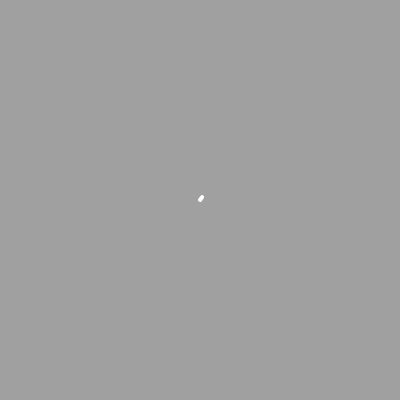
Frame 1 (no input)
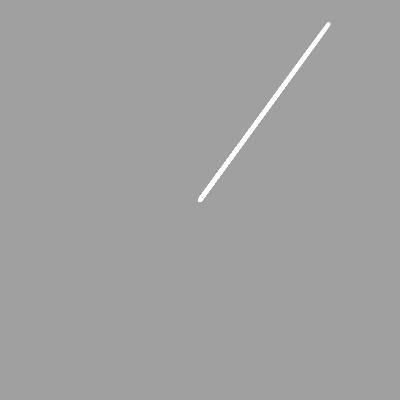
Frame 60 (no input)
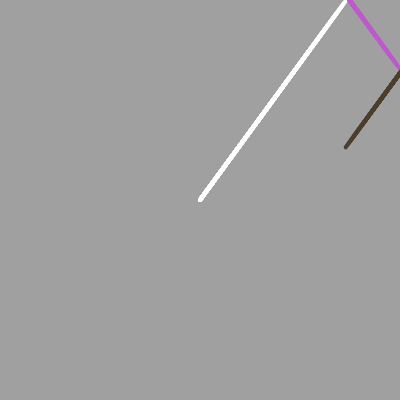
Frame 120 (the mouse pressed at the canvas centre since frame 60)

The p5.js sketch that drew these frames (run headless with seeded random() and noise() and a simulated clock; from frame 60 on, the mouse is pressed at the canvas centre):

// p5.js sketch
// ── sketch.js
//https://github.com/stavrosdidakis/DAT-GAD-405_2017
//https://p5js.org

//DAT405 / GAD405
//07_Bouncing Ball Exercise (Solved)
//For this exercise make sure that the ellipse does not
//appear from the other side, but rather bounds back from the edges
//When it bounces back, it also changes a random color

//Setup of variables
let x = 200; //using lines, we need a starting position
let y = 200;
let px = 200; //and an end position
let py = 200;

let speedX;
let speedY;
let col;

function setup() {
  createCanvas(400, 400);
  noStroke();
  //Create a new variable to store a color object
  col = color (255, 255, 255)
  speedX = random(-5., 5.);
  speedY = random(-5., 5.);
  background(160);
  strokeWeight(4);
}

function draw() {
  //background(160);
  //Adjust the position based on a speedX and speedY
  x = x + speedX;
  y = y + speedY;

  //Check the boundaries. If we hit the boundaries on the X axis, reverse,
  //and for every collision change the color
  if ((x > width) || (x < 0)) {
    speedX = (speedX * -1);
    col = color (random(255), random(255), random(255));
    px = x; //store a new position for the end of the line on each collision
    py = y;
  }

  //Check the boundaries. If we hit the boundaries on the Y axis, reverse,
  //and for every collision change the color
  if ((y > height) || (y < 0)) {
    speedY = speedY * -1;
    col = color (random(255), random(255), random(255));
    px = x; //store a new position for the end of the line on each collision
    py = y;
  }
  stroke(col);
  line(x, y, px, py);
}
